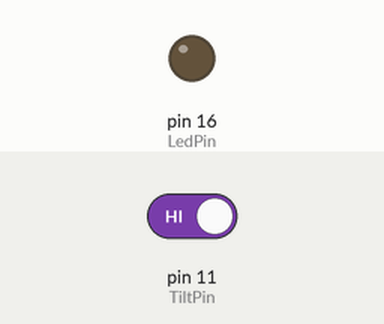
Recording of a program running on a simulated Raspberry Pi (header pin numbers). On the bench: output pins drawn as LEDs (lit = HIGH). The test bench sets the inputs (shaded band); at power-on: pin 11 (TiltPin) HIGH.

Above: at 1.2 s.
1.3 s: pin 11 (TiltPin) driven LOW
At 2.3 s:
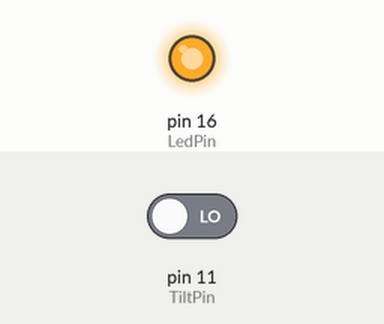
2.8 s: pin 11 (TiltPin) driven HIGH
At 3.5 s:
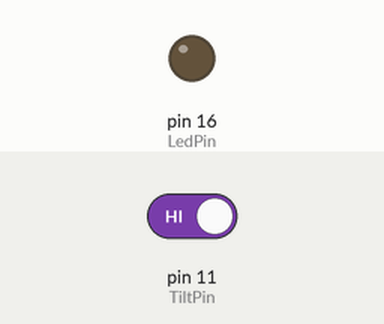
Timing chart, 0 to 5.8 s (numbered marks = the images above; inputs shaded):
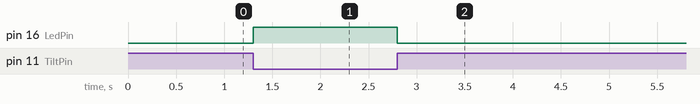

Measured:
- after the input at 1.3 s, pin 16 (LedPin): LOW → HIGH at once
- after the input at 2.8 s, pin 16 (LedPin): HIGH → LOW at once

The program:

tiltSwitch.py
```python
#!/usr/bin/env python
import RPi.GPIO as GPIO

TiltPin = 11
LedPin  = 16

Led_status = 1

def setup():
	GPIO.setmode(GPIO.BOARD)       # Numbers GPIOs by physical location
	GPIO.setup(LedPin, GPIO.OUT)   # Set LedPin's mode is output
	GPIO.setup(TiltPin, GPIO.IN, pull_up_down=GPIO.PUD_UP)
	GPIO.output(LedPin, GPIO.LOW) # Set LedPin low to off led


def loop():
	while True:
		if GPIO.input(TiltPin) == False:
			GPIO.output(LedPin, GPIO.HIGH)
		else:
			GPIO.output(LedPin, GPIO.LOW)

def destroy():
	GPIO.output(LedPin, GPIO.LOW)     # led off
	GPIO.cleanup()                     # Release resource

if __name__ == '__main__':     # Program start from here
	setup()
	try:
		loop()
	except KeyboardInterrupt:  # When 'Ctrl+C' is pressed, the child program destroy() will be  executed.
		destroy()
```
